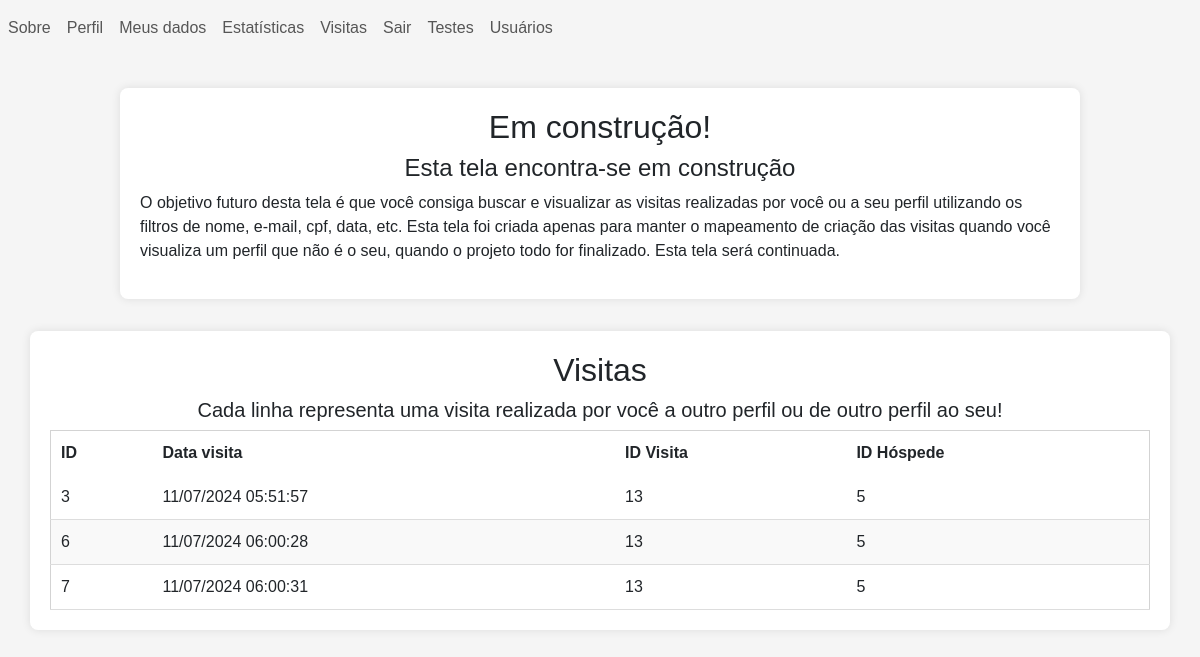
The app's page /users/visits.php (signed in) with its own data.
### tables this page shows
CREATE TABLE users_visits (
    id INTEGER PRIMARY KEY AUTOINCREMENT,
    id_host INTEGER,
    id_guest INTEGER,
    created_at TIMESTAMP DEFAULT CURRENT_TIMESTAMP,
    FOREIGN KEY (id_host) REFERENCES users(id),
    FOREIGN KEY (id_guest) REFERENCES users(id)
);

### src/back/config.php (called while the page is built, shortened)
<?php
    function format_date($date_string){
        return $date_string != null ? date('d/m/Y H:i:s',strtotime($date_string)) : "";
    }
?>

### users/visits.php (the view)
<?php
    require "../src/back/config.php";
?>
<!DOCTYPE html>
<html lang="en">
    <head>
        <?php require SRC_URL."front/head.php" ?>
    </head>
    <body>
        <?php require SRC_URL."front/navbar.php" ?>
        <article class = "container">
            <div class = "text-center">
                <h2>Em construção!</h2>
                <h4>Esta tela encontra-se em construção</h4>
            </div>
            <p class = "text-justify">
                O objetivo futuro desta tela é que você consiga buscar e visualizar as visitas realizadas por você ou a seu perfil utilizando os filtros de nome, e-mail, cpf, data, etc. Esta tela foi criada apenas para manter o mapeamento de criação das visitas quando você visualiza um perfil que não é o seu, quando o projeto todo for finalizado. Esta tela será continuada.
            </p>
        </article>
        <section class = "table-container">
            <div class = "text-center">
                <h2>Visitas</h2>
                <h5>Cada linha representa uma visita realizada por você a outro perfil ou de outro perfil ao seu!</h5>
            </div>
            <table>
                <thead>
                    <th scope="col">ID</th>
                    <th scope="col">Data visita</th>
                    <th scope="col">ID Visita</th>
                    <th scope="col">ID Hóspede</th>
                </thead>
                <tbody>
                    <?php
                        $db = db_conn();
                        $query = $db->query("SELECT * FROM users_visits WHERE id_guest = ".$_SESSION['user']['id']." OR id_host = ".$_SESSION['user']['id']);
                        $visits = [];
                        while ($row = $query->fetchArray(SQLITE3_ASSOC)) {
                            $visits[] = $row;
                        }
                        foreach ($visits as $visit) {
                            echo "<tr scope = 'row'>";
                            echo "<td>".$visit['id']."</td>";
                            echo "<td>".format_date($visit['created_at'])."</td>";
                            echo "<td>".$visit['id_guest']."</td>";
                            echo "<td>".$visit['id_host']."</td>";
                            echo "</tr>";
                        }
                    ?>
                </tbody>
            </table>
        </section>
    </body>
</html>

### main/index.css (style rules this page uses)
body { font-family: Arial, sans-serif; background-color: #f5f5f5; margin: 0; }
.table-container, .container { margin: 2rem auto; padding: 20px; background-color: #fff; box-shadow: 0 0 10px rgba(0, 0, 0, 0.1); border-radius: 8px; overflow: auto; }
.table-container { max-width: 95%; }
.container { max-width: 80%; }
table { border: solid 1px lightgrey; width: 100%; margin: 0 auto; border-collapse: collapse; word-wrap: unset; }
table th { padding: 10px; }
table td { padding: 10px; border-bottom: 1px solid #ddd; white-space: nowrap; }
table tr:nth-child(even) { background-color: #f9f9f9; }

### records on screen
users_visits: id "3", created_at "11/07/2024 05:51:57", id_guest "13", id_host "5"
users_visits: id "6", created_at "11/07/2024 06:00:28", id_guest "13", id_host "5"
users_visits: id "7", created_at "11/07/2024 06:00:31", id_guest "13", id_host "5"

### other values on screen
$text "Sobre Perfil Meus dados Estatísticas Visitas Sair Testes Usuários"
